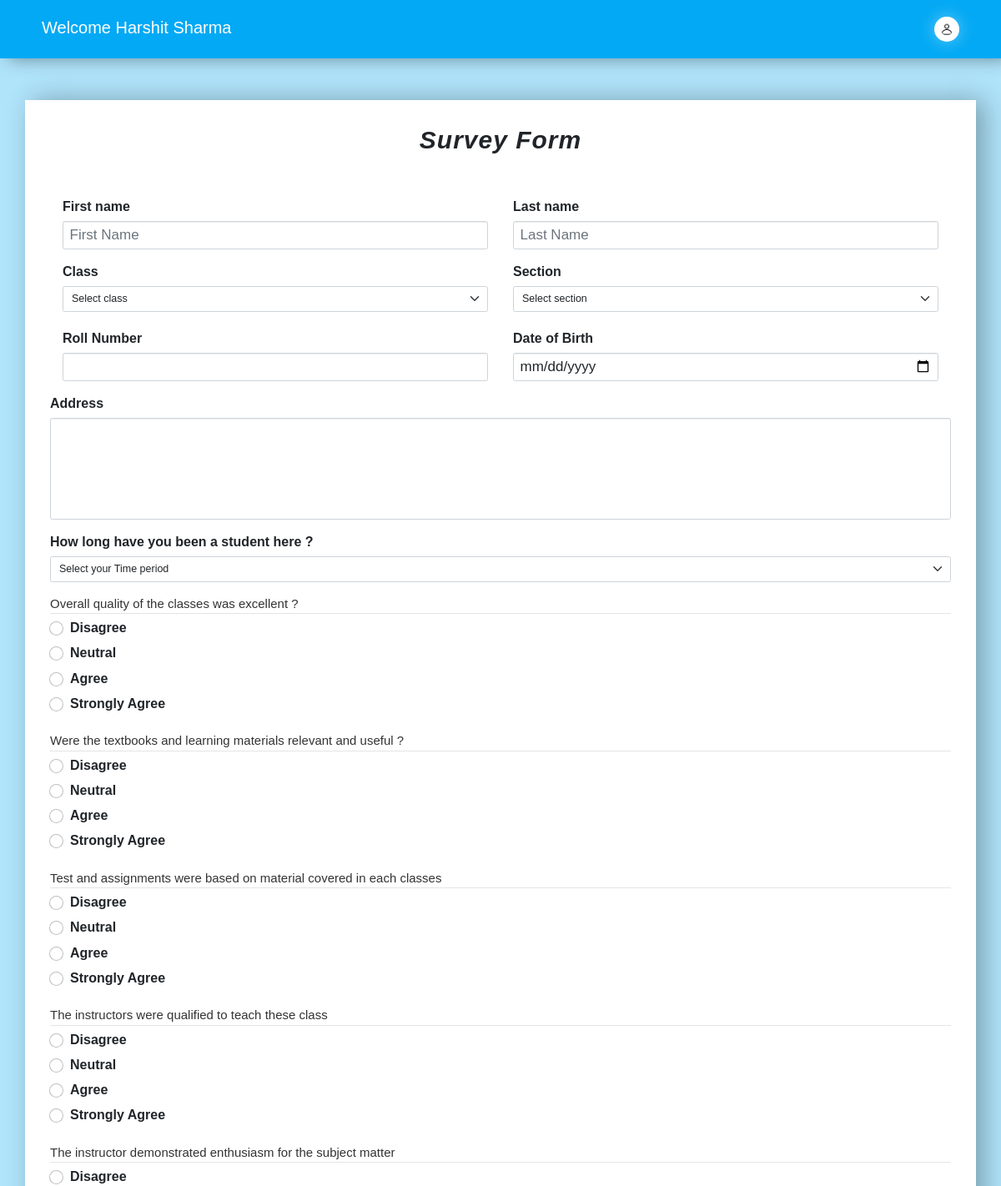
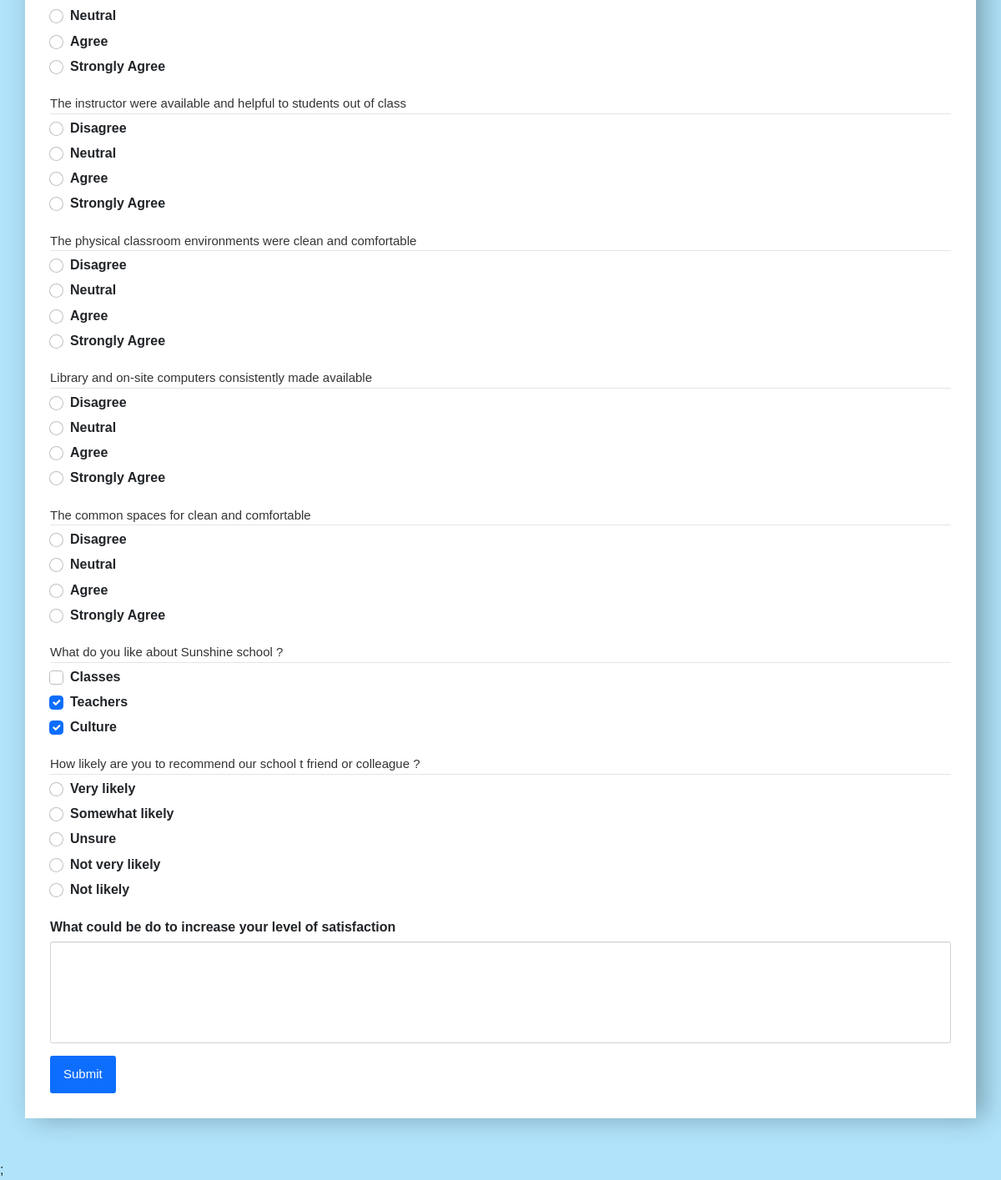
The app's page /welcome.php (signed in) with its own data (2 pictures, top to bottom).
### tables this page shows
CREATE TABLE `questions` (
  `eid` int(20) NOT NULL,
  `qid` int(20) NOT NULL,
  `qns` varchar(255) NOT NULL,
  `choice` int(10) NOT NULL,
  `sn` int(11) NOT NULL
);

CREATE TABLE `myoptions` (
  `id` int(20) NOT NULL,
  `optiont` varchar(255) NOT NULL
);

### studentSurvey.php (the view, shortened to what this page needs)
<?php
include '_dbConnect.php';
?>
<head>
    <link href="https://cdn.jsdelivr.net/npm/bootstrap@5.0.2/dist/css/bootstrap.min.css" rel="stylesheet"
>
</head>
<?php
echo '
          <form class="container p-5" method="post" action="submitData.php">
          <div class="model"><h2>Survey Form</h2></div>
        <div class="form-row">
        <div class="form-group col-md-6">
            <label for="inputEmail4"> First name</label>
            <input type="text" class="form-control" name="fName" id="inputEmail4" placeholder="First Name" required>
        </div>
        <div class="form-group col-md-6">
            <label for="inputEmail4"> Last name</label>
            <input type="text" class="form-control" name="lName" id="inputEmail4" placeholder="Last Name">
        </div>
    </div>
    <div class="form-row">
        <div class="form-group col-md-6">
            <label for="class">Class</label>
            <select class="form-select form-select-lg mb-2" name="class" aria-label=".form-select-lg example" required>
                <option selected>Select class</option>
            </select>
        </div>
        <div class="form-group col-md-6">
            <label for="class">Section</label>
            <select class="form-select form-select-lg mb-2" name="section" aria-label=".form-select-lg example" required>
                <option selected>Select section</option>
            </select>
        </div>
    </div>
    <div class="form-row">
        <div class="form-row col-md-6">
            <div class="form-group">
                <label for="inputCity">Roll Number</label>
                <input type="number" name="rollno" class="form-control" id="Roll number" required>
            </div>
        </div>
        <div class="form-group  col-md-6">
            <label for="inputAddress2">Date of Birth</label>
            <input type="date" name="dob" class="form-control" id="inputAddress2" required>
        </div>
    </div>
    <div class="form-group">
        <label for="inputAddress">Address</label>
        <textarea class="form-control" name="address" id="exampleFormControlTextarea1" rows="5" required>
        </textarea>
    </div>
    <div class="form-group">
        <label for="class">How long have you been a student here ?</label>
        <select class="form-select form-select-lg mb-2" aria-label=".form-select-lg example">
            <option selected>Select your Time period</option>
        </select>
    </div>';
            $q2 = "SELECT * FROM questions";
            $result2 = mysqli_query($conn,$q2);
            $exist2 = mysqli_num_rows($result2);
            if($exist2 > 0){
                while($row2 = mysqli_fetch_assoc($result2)){
                    echo '<fieldset class="form-group">';
                    echo  '<legend>'; echo $row2['qns']; echo '</legend>';
                    $q3 = "SELECT * FROM myoptions";
                    $result3 = mysqli_query($conn,$q3);
                    $exist3 = mysqli_num_rows($result3);
                    if($exist3 > 0){
                        $choice = 1;
                        while($row3 = mysqli_fetch_assoc($result3)){
                            echo '
                               <div class="form-check single-checks">
                                    <input class="form-check-input" name="'; echo $choice; echo '" type="radio" value=';echo $row3['optiont'];echo' id="flexRadioDefault4" required>
                                    <label class="form-check-label" for="flexRadioDefault4">';
                                      echo $row3['optiont'];
                                        echo '
                                    </label>
                                </div>
                            ';
                        }
                    }
                    echo '</fieldset>';
                }
            }
    echo '
    <fieldset class="form-group">
        <legend>What do you like about Sunshine school ?</legend>
        <div class="form-check">
            <input class="form-check-input" type="checkbox" value="" id="flexCheckDefault">
            <label class="form-check-label" for="flexCheckDefault">
                Classes
            </label>
        </div>
        <div class="form-check">
            <input class="form-check-input" type="checkbox" value="" id="flexCheckChecked" checked>
            <label class="form-check-label" for="flexCheckChecked">
                Teachers
            </label>
        </div>
        <div class="form-check">
            <input class="form-check-input" type="checkbox" value="" id="flexCheckChecked" checked>
            <label class="form-check-label" for="flexCheckChecked">
                Culture
            </label>
        </div>
    </fieldset>
    <fieldset class="form-group">
        <legend>How likely are you to recommend our school t friend or colleague ?</legend>
        <div class="form-check">
            <input class="form-check-input" name="flexRadioDefault" type="radio" value="disagree"
                id="flexRadioDefault1">
            <label class="form-check-label" for="flexRadioDefault1">
                Very likely
            </label>
        </div>
        <div class="form-check">
            <input class="form-check-input" name="flexRadioDefault" type="radio" value="neutral" id="flexRadioDefault2">
            <label class="form-check-label" for="flexRadioDefault2">
                Somewhat likely
            </label>
        </div>
        <div class="form-check">
            <input class="form-check-input" name="flexRadioDefault" type="radio" value="agree" id="flexRadioDefault3">
            <label class="form-check-label" for="flexRadioDefault3">
                Unsure
            </label>
        </div>
        <div class="form-check">
            <input class="form-check-input" name="flexRadioDefault" type="radio" value="Strongly agree"
                id="flexRadioDefault4">
            <label class="form-check-label" for="flexRadioDefault4">
                Not very likely
            </label>
        </div>
        <div class="form-check">
            <input class="form-check-input" name="flexRadioDefault" type="radio" value="Strongly agree"
                id="flexRadioDefault4">
            <label class="form-check-label" for="flexRadioDefault4">
                Not likely
            </label>
        </div>
    </fieldset>
    <div class="form-group">
        <label for="inputAddress">What could be do to increase your level of satisfaction</label>
        <textarea class="form-control" name="message" id="exampleFormControlTextarea1" rows="5"></textarea>
    </div>
    <button type="submit" name="submit" class="btn btn-primary">Submit</button>
</form>
          ';
?>
<?php echo '<script src="script.js"></script>'?>;

### welcome.css (style rules this page uses)
* { margin: 0; padding: 0; box-sizing: border-box; font-family: 'Poppins',sans-serif; }
body { position: relative; }

### navbar.css (style rules this page uses)
* { margin: 0; padding: 0; box-sizing: border-box; font-family: 'Poppins',sans-serif; }
body { position: relative; }

### studentSurvey.php (style rules this page uses)
.container { margin-top: 5rem; margin-bottom: 5rem; padding: 5rem; box-shadow: 10px 0 30px rgba(0, 0, 0, 0.3); }
body { font-size: 1.6rem !important; background: #03a8f44f; }
form { background-color: #fff; }
textarea { resize: none; font-size: 1.5rem !important; }
input { font-size: 1.7rem !important; }
input[type=number] { -moz-appearance: textfield; }
.btn-primary { padding: 1rem 1.5rem; font-size: 1.5rem !important; }
.model { text-align: center; margin-bottom: 5rem; }
.model h2 { font-size: 3rem; font-style: italic; font-weight: bold; letter-spacing: 1px; }

### records on screen
questions: qns "Overall quality of the classes was excellent ?"
myoptions: optiont "Disagree"
myoptions: optiont "Neutral"
myoptions: optiont "Agree"
myoptions: optiont "Strongly Agree"
questions: qns "Were the textbooks and learning materials relevant and useful ?"
questions: qns "Test and assignments were based on material covered in each classes"
questions: qns "The instructors were qualified to teach these class"
questions: qns "The instructor demonstrated enthusiasm for the subject matter"
questions: qns "The instructor were available and helpful to students out of class"
questions: qns "The physical classroom environments were clean and comfortable"
questions: qns "Library and on-site computers consistently made available"
questions: qns "The common spaces for clean and comfortable"

### other values on screen
$_SESSION['username'] "Harshit Sharma"
